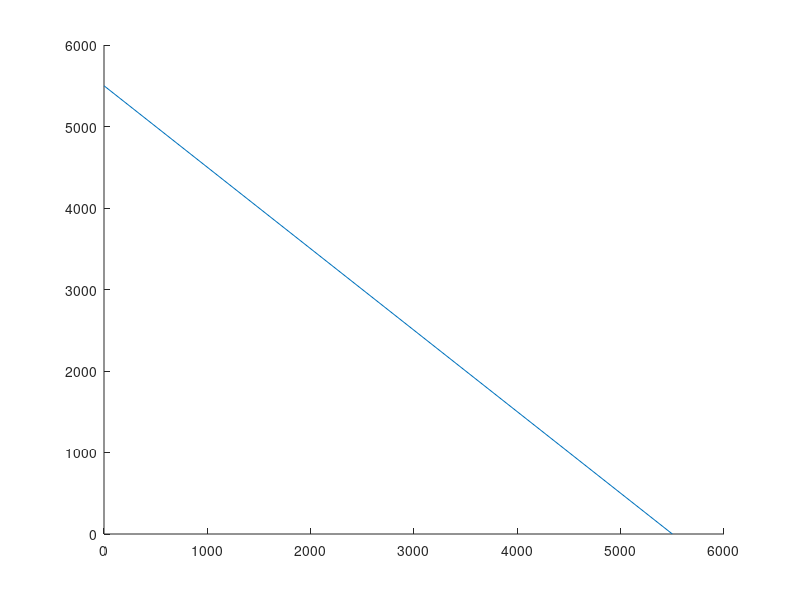

Reproduce this figure in MATLAB. (Note: this script raises an error after producing the figure.)
clear, clc;
%% % the maximization function calculation
f = [200; 175];
A = [1 1; 5 2];
b = [5500; 48000];
lb = [0; 0];
ub = [5000; 2000];

[X, Z]= linprog(-f, A, b, [], [], lb, ub);
Z = -Z;
%% Compute lines
% compute x1 + x2 <= 5500

% p1(x1,y1) p2(x2, y2) line([x1 x2],[y1 y2])
y1 = line([0 5500],[5500 0]);
y1.Color = 'red';
y1.LineWidth = 2;
% compute x1 <= 5000

y2 = line([0 8000],[2000 2000]);
y2.Color = 'green';
y2.LineWidth = 2;
% compute x2 <= 2000

y3 = line([5000 5000], [0 8000]);
y3.Color = 'blue';
y3.LineWidth = 2;
%% plot
hold on 
plot(0,2000,'x','Color','r','LineWidth',2,'MarkerSize',8);
plot(3500,2000,'x','Color','r','LineWidth',2,'MarkerSize',8);
plot(5000,500,'x','Color','r','LineWidth',2,'MarkerSize',8);
plot(5000,0,'x','Color','r','LineWidth',2,'MarkerSize',8);
%fill
fiX = [0 0 3500 5000 5000];
fiY = [0 2000 2000 500 0];
fill(fiX,fiY,'g', 'FaceAlpha',0.3)
%text
text(2000,1000,'Feasible Area');

hold off
% create a legend
l1 = 'x1+ x2 = 5500';
l2 = 'x1 = 5000';
l3 = 'x2 = 2000';
legend(l1,l2,l3);



